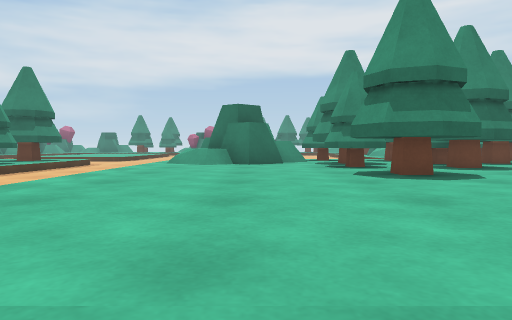
view 1 (above)

21 first-person views from a walk through a scene from a Unity 3-D project. The camera is 0.64 m above the floor, tilts 2° down and sees 70° across. The floor is counted in squares, 1 m on a side. Each view is taken from the middle of a square. On the plan, view 1 faces up. The plan holds only what a view shows up to about 10 squares ahead; the rest is blank. The place goes on beyond the plan.

view 2
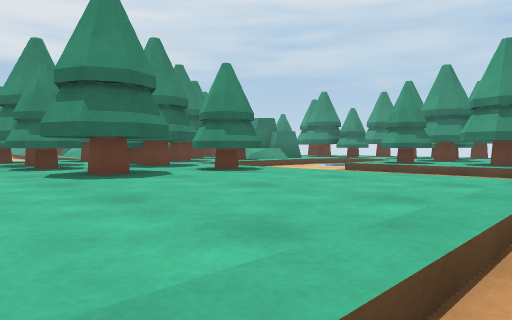

view 3
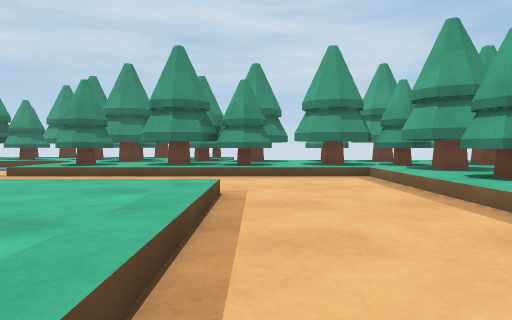

view 4
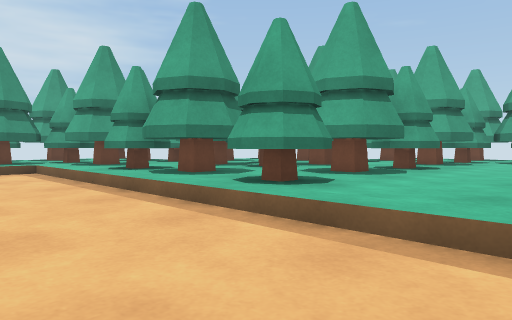

view 5
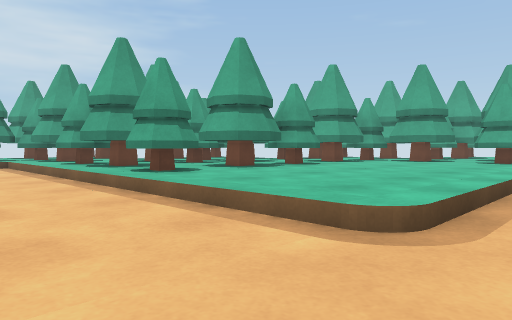

view 6
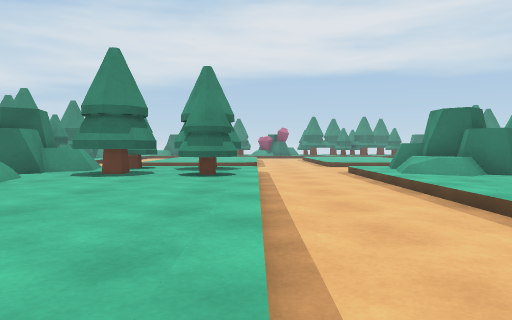

view 7
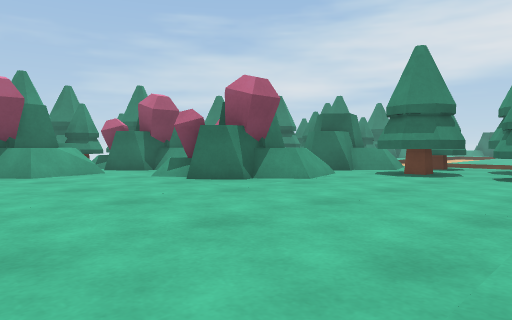

view 8
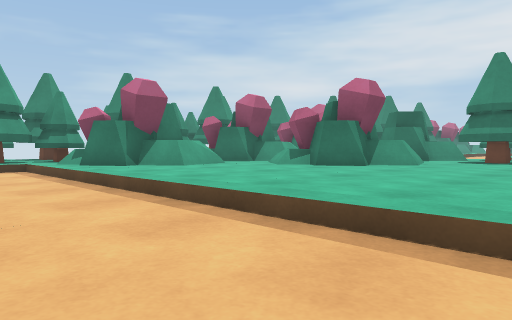

view 9
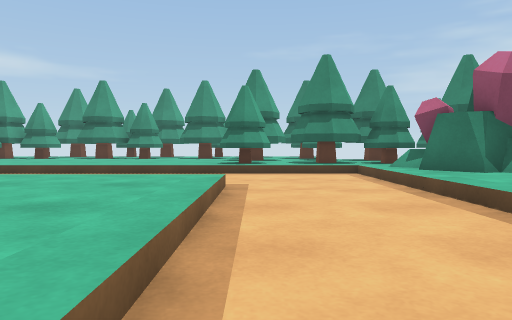

view 10
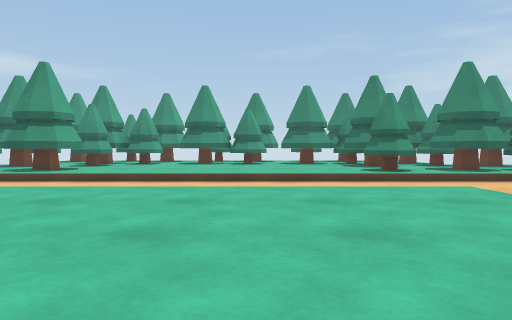

view 11
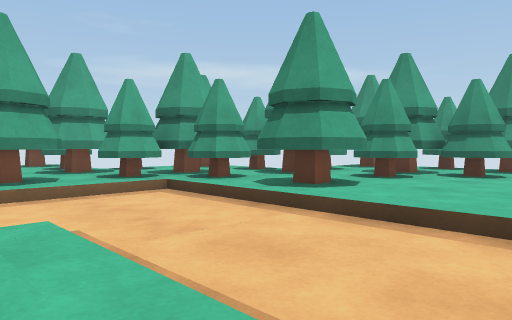

view 12
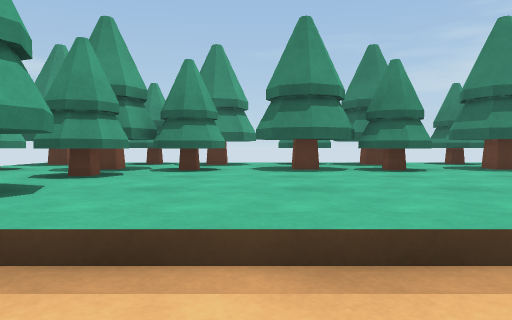

view 13
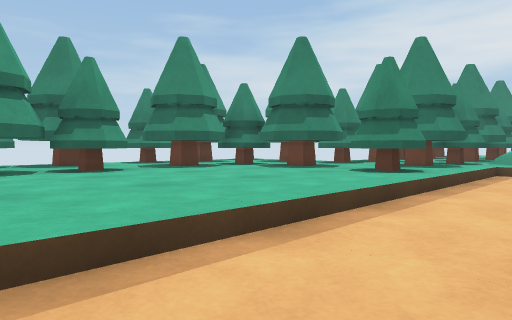

view 14
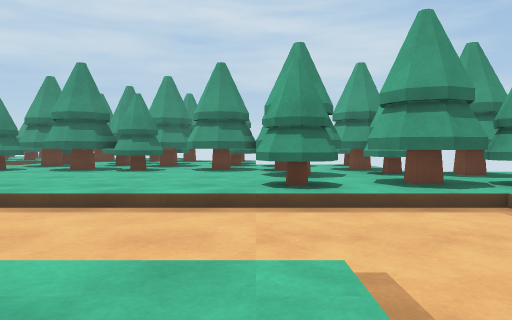

view 15
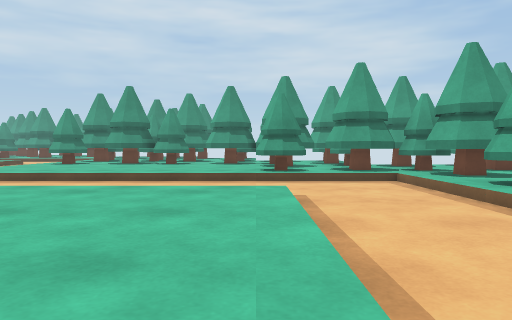

view 16
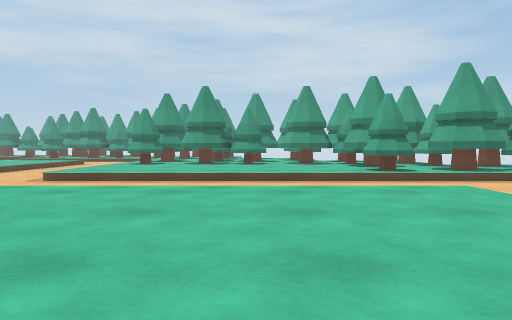

view 17
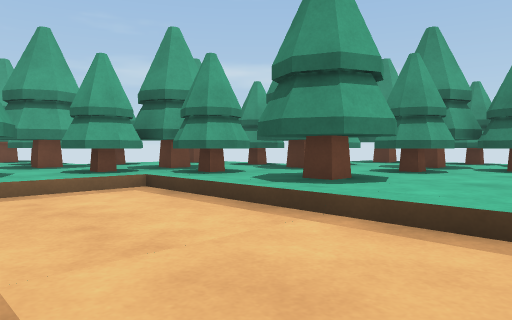

view 18
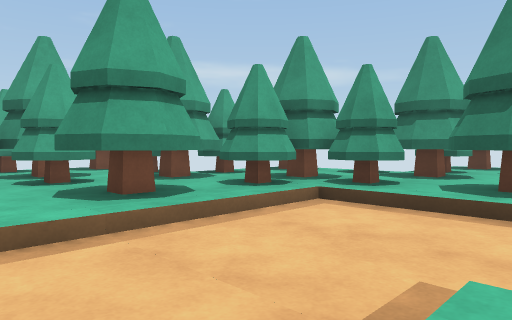

view 19
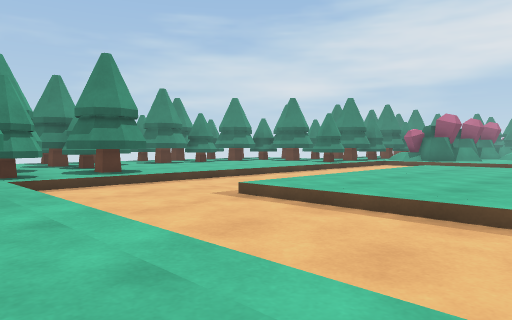

view 20
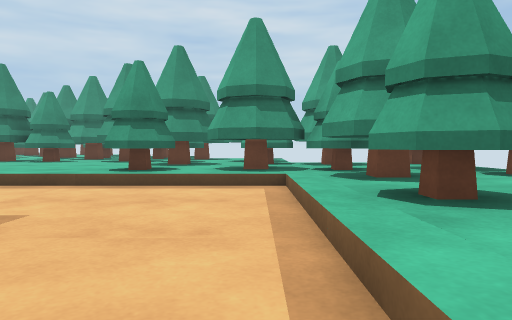

view 21
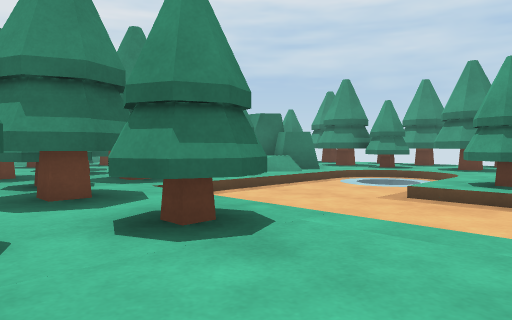

### Floor plan
Key: @ floor where view 1 was taken; # wall or solid block; . main floor; - floor 0.2 m lower than the main floor; _ floor 0.4 m lower than the main floor; / step, stairs or slope; T tree; C crystal; O other object.
Columns run from 25 left of view 1 to 15 right of it. Each row starts with its distance up from view 1.
 11              #OTT T/--/ ##OT TTT
 10             OO.TT T/--//OO.TTTTTT   OO
  9               ..T.T/--/.//.TTTT.T.T./
  8              CC..../--/....TTTT/------
  7              CC..../--/.....T T/----_//
  6             CC...../--/....TT T/------/TT
  5            .C....../--/.....T.T/--/T..TT
  4       T CCC......../--/......../--/TTT
  3       T  CC......../-- ......../  /.T
  2       T CC........./   ......../  /TT
  1       T.C/........./    ......./--/TT
  0     TTT/-----------  ----@--------/T
 -1     T T/-----------  -------------/.T
 -2   TTT T/-----------  -------------/TT
 -3  TT.T.T/--/.....     -/....T..TT..TTT
 -4 TTT..../- /....   ./ -/....TTTTTTTTT
 -5 TTT..../- /..... ../ -/.....TTTTTTTT
 -6 TTT..../--/......../ -/....TTTTT   TT
 -7 TTT..../--/......../ -/....TTT T
 -8 TTT..../--/......../ -/....TTTT
 -9 TTT..../--/......../--/.....T
-10 TTT..../--/......../--/....TT
-11 TTTT..T/--/......../--/T..TT
-12 TTTTTTT/--------------/TTTTT
-13  TTTTTT/--------------/.TTTT
-14 TTTTTTT/--------------/TTTTT
-15 TTTTTTTT..T..... ..T..TTTTT
-16    TTTTTTTT.....  .TTTTTTTT

Where each view was taken, in squares from view 1:
view 1: 0 up, 0 right, facing up
view 2: 0 up, 0 right, facing up-right
view 3: 0 up, 1 right, facing right
view 4: 0 up, 1 left, facing down-right
view 5: 0 up, 4 left, facing down-right
view 6: 1 up, 6 left, facing up
view 7: 1 up, 6 left, facing up-left
view 8: 2 down, 7 left, facing up-left
view 9: 2 down, 9 left, facing left
view 10: 6 down, 9 left, facing left
view 11: 8 down, 14 left, facing down-left
view 12: 9 down, 16 left, facing left
view 13: 9 down, 16 left, facing up-left
view 14: 11 down, 8 left, facing right
view 15: 11 down, 12 left, facing right
view 16: 8 down, 12 left, facing right
view 17: 9 down, 15 left, facing down-left
view 18: 11 down, 13 left, facing down-left
view 19: 16 down, 10 left, facing up-left
view 20: 14 down, 9 left, facing right
view 21: 3 up, 3 right, facing up-right
